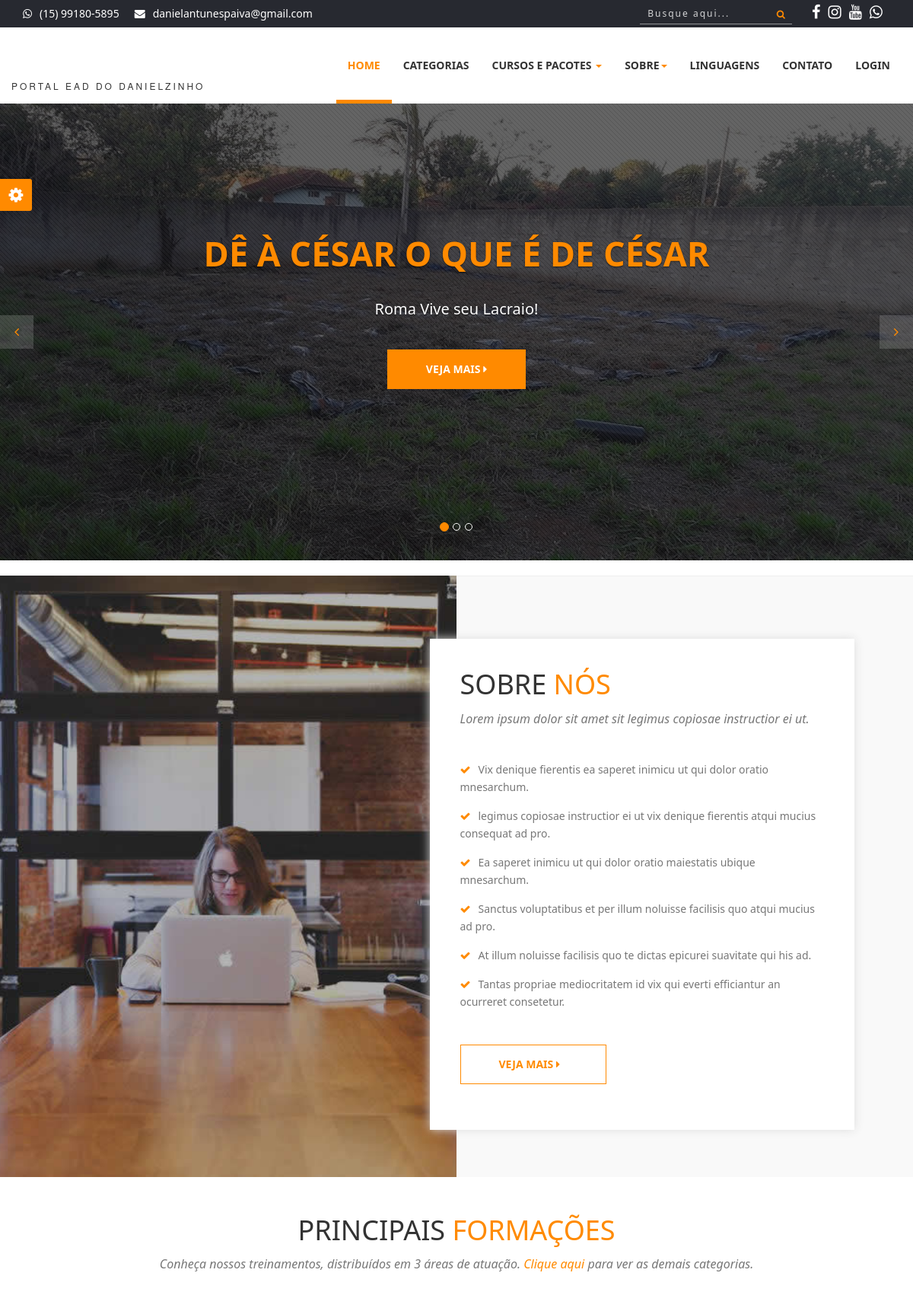
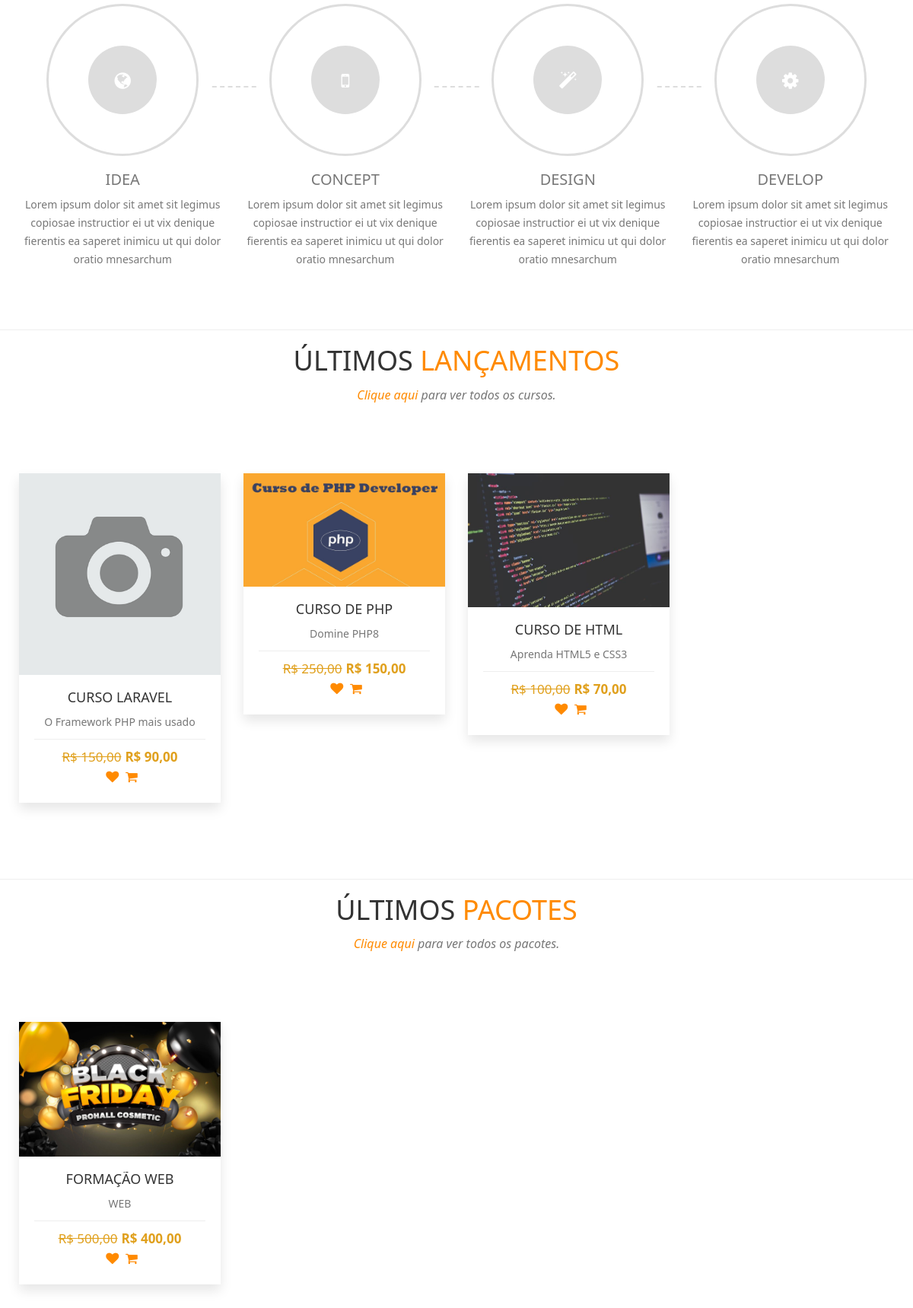
The page / (upper part) on the database its author committed (2 pictures, top to bottom).
### tables this page shows
CREATE TABLE `config` (
  `id` int(11) NOT NULL,
  `nome_sistema` varchar(50) NOT NULL,
  `email_sistema` varchar(50) NOT NULL,
  `tel_sistema` varchar(20) NOT NULL,
  `cnpj_sistema` varchar(25) DEFAULT NULL,
  `tipo_chave_pix` varchar(25) DEFAULT NULL,
  `chave_pix` varchar(100) DEFAULT NULL,
  `logo` varchar(20) NOT NULL,
  `icone` varchar(20) NOT NULL,
  `logo_rel` varchar(20) NOT NULL,
  `qrcode_pix` varchar(20) DEFAULT NULL,
  `facebook` varchar(120) DEFAULT NULL,
  `instagram` varchar(120) DEFAULT NULL,
  `youtube` varchar(120) DEFAULT NULL,
  `itens_pag` int(11) NOT NULL,
  `video_sobre` varchar(100) NOT NULL,
  `itens_relacionados` int(11) NOT NULL,
  `aulas_liberadas` int(11) NOT NULL,
  `desconto_pix` int(11) NOT NULL,
  `email_adm_mat` varchar(5) DEFAULT NULL,
  `cartoes_fidelidade` int(11) NOT NULL,
  `taxa_boleto` decimal(8,2) NOT NULL,
  `taxa_mp` decimal(8,2) NOT NULL,
  `taxa_paypal` decimal(8,2) NOT NULL,
  `valor_max_cartao` decimal(8,2) NOT NULL
);

CREATE TABLE `banner_index` (
  `id` int(11) NOT NULL,
  `foto` varchar(100) NOT NULL,
  `link` varchar(60) NOT NULL,
  `titulo` varchar(50) NOT NULL,
  `descricao` varchar(160) NOT NULL,
  `ativo` varchar(5) NOT NULL
);

CREATE TABLE `cursos` (
  `id` int(11) NOT NULL,
  `nome` varchar(50) NOT NULL,
  `desc_rapida` varchar(60) NOT NULL,
  `desc_longa` text NOT NULL,
  `valor` decimal(8,2) NOT NULL,
  `professor` int(11) NOT NULL,
  `categoria` int(11) NOT NULL,
  `imagem` varchar(100) NOT NULL,
  `status` varchar(20) NOT NULL,
  `carga` int(11) NOT NULL,
  `mensagem` varchar(255) NOT NULL,
  `arquivo` varchar(150) NOT NULL,
  `ano` int(11) NOT NULL,
  `palavras` varchar(255) NOT NULL,
  `grupo` int(11) NOT NULL,
  `nome_url` varchar(150) NOT NULL,
  `pacote` varchar(100) NOT NULL,
  `sistema` varchar(5) NOT NULL,
  `link` varchar(150) NOT NULL,
  `tecnologias` varchar(150) NOT NULL,
  `promocao` decimal(8,2) NOT NULL,
  `matriculas` int(11) NOT NULL
);

CREATE TABLE `pacotes` (
  `id` int(11) NOT NULL,
  `nome` varchar(50) NOT NULL,
  `desc_rapida` varchar(60) NOT NULL,
  `desc_longa` text NOT NULL,
  `valor` decimal(8,2) NOT NULL,
  `professor` int(11) NOT NULL,
  `imagem` varchar(100) NOT NULL,
  `grupo` int(11) NOT NULL,
  `ano` int(11) NOT NULL,
  `palavras` varchar(255) NOT NULL,
  `nome_url` varchar(150) NOT NULL,
  `video` varchar(150) NOT NULL,
  `linguagem` int(11) NOT NULL,
  `promocao` decimal(8,2) NOT NULL,
  `matriculas` int(11) NOT NULL
);

### index.php (the view, shortened to what the rows shown need)
<?php
require_once('cabecalho.php');
$query = $pdo->query("SELECT * FROM banner_index WHERE ativo = 'Sim' ORDER BY id desc");
$res = $query->fetchAll(PDO::FETCH_ASSOC);
$total_reg = @count($res);
if ($total_reg > 0) {
?>
<div id="myCarousel" class="carousel slide">
        <div class="carousel-inner">
            <?php
            for ($i = 0; $i < $total_reg; $i++) {
                $titulo = $res[$i]['titulo'];
                $link = $res[$i]['link'];
                $descricao = $res[$i]['descricao'];
                $foto = $res[$i]['foto'];
                $classe_ativo = '';
                if ($i == 0) {
                    $classe_ativo = 'active';
                }
            ?>
                <div class="item <?php echo $classe_ativo ?>">
                    <div class="fill" style="background-image:url('sistema/painel-admin/img/banners/<?php echo $foto ?>');"></div>
                    <div class="carousel-caption slide-up">
                        <h1 class="banner_heading"><span><?php echo $titulo ?></span></h1>
                        <p class="banner_txt"><?php echo $descricao ?></p>
                        <div class="slider_btn">
                            <a href="<?php echo $link ?>" type="button" class="btn btn-default slide">Veja Mais <i class="fa fa-caret-right"></i></a>
                        </div>
                    </div>
                </div>
            <?php
            }
            ?>
        </div>
    </div>
<?php
}
?>
<section id="about">
    <div class="container-fluid">
        <div class="col-md-7 col-md-offset-5 col-sm-8 col-sm-offset-2 col-xs-12 text-inner ">
            <div class="text-block">
                <div class="section-heading">
                    <h1>SOBRE <span>NÓS</span></h1>
                </div>
            </div>
        </div>
    </div>
</section>
<section id="process">
    <div class="container">
        <div class="section-heading text-center">
            <div class="col-md-12 col-xs-12">
                <h1>Principais <span>Formações</span></h1>
            </div>
        </div>
    </div>
</section>
<?php
$query = $pdo->query("SELECT * FROM cursos WHERE status = 'Aprovado' AND sistema = 'Não' ORDER BY id desc limit 7");
$res = $query->fetchAll(PDO::FETCH_ASSOC);
$total_reg = @count($res);
if ($total_reg > 0) {
?>
<div class="section-heading text-center">
            <div class="col-md-12 col-xs-12">
                <h1>Últimos <span>Lançamentos</span></h1>
            </div>
        </div>
    <section id="portfolio">
        <div class="row" style="margin-left:10px; margin-right:10px; margin-top:-10px;">
            <?php
            for ($i = 0; $i < $total_reg; $i++) {
                $nome = $res[$i]['nome'];
                $desc_rapida = $res[$i]['desc_rapida'];
                $valor = $res[$i]['valor'];
                $promocao = $res[$i]['promocao'];
                $foto = $res[$i]['imagem'];
                $url = $res[$i]['nome_url'];
                $valorF = number_format($valor, 2, ',', '.',);
                $promocaoF = number_format($promocao, 2, ',', '.',);
            ?>
                <div class="col-xs-12 col-sm-6 col-md-3 col-lg-3 portfolio-item">
                    <div class="portfolio-one">
                        <div class="portfolio-head">
                            <div class="portfolio-img"><img alt="" src="sistema/painel-admin/img/cursos/<?php echo $foto ?>"></div>
                        </div>
                        <div class="portfolio-content" align="center">
                            <a href="curso-de-<?php echo $url ?>" title="Detalhes do Curso">
                                <h5 class="title"><?php echo $nome ?></h5>
                                <p style="margin-top:0px;"><?php echo $desc_rapida ?></p>
                            </a>
                            <div class="product-bottom-details">
                                <?php
                                if ($promocao > 0) {
                                ?>
                                    <div class="product-price"><small>R$ <?php echo $valorF ?></small>R$ <?php echo $promocaoF ?></div>
                                <?php } else { ?>
                                    <div class="product-price">R$ <?php echo $valorF ?></div>
                                <?php } ?>
                                <div class="product-links">
                                    <a href=""><i class="fa fa-heart"></i></a>
                                    <a href=""><i class="fa fa-shopping-cart"></i></a>
                                </div>
                            </div>
                        </div>
                    </div>
                </div>
            <?php
            }
            ?>
        </div>
    </section>
<?php
}
?>
<?php
$query = $pdo->query("SELECT * FROM pacotes ORDER BY id desc limit 4");
$res = $query->fetchAll(PDO::FETCH_ASSOC);
$total_reg = @count($res);
if ($total_reg > 0) {
?>
<div class="section-heading text-center">
            <div class="col-md-12 col-xs-12">
                <h1>Últimos <span>Pacotes</span></h1>
            </div>
        </div>
    <section id="portfolio">
        <div class="row" style="margin-left:10px; margin-right:10px; margin-top:-10px;">
            <?php
            for ($i = 0; $i < $total_reg; $i++) {
                $nome = $res[$i]['nome'];
                $desc_rapida = $res[$i]['desc_rapida'];
                $valor = $res[$i]['valor'];
                $promocao = $res[$i]['promocao'];
                $foto = $res[$i]['imagem'];
                $url = $res[$i]['nome_url'];
                $valorF = number_format($valor, 2, ',', '.',);
                $promocaoF = number_format($promocao, 2, ',', '.',);
            ?>
                <div class="col-xs-12 col-sm-6 col-md-3 col-lg-3 portfolio-item">
                    <div class="portfolio-one">
                        <div class="portfolio-head">
                            <div class="portfolio-img"><img alt="" src="sistema/painel-admin/img/pacotes/<?php echo $foto ?>"></div>
                        </div>
                        <div class="portfolio-content" align="center">
                            <a href="cursos-do-<?php echo $url ?>" title="Detalhes do Pacote">
                                <h5 class="title"><?php echo $nome ?></h5>
                                <p style="margin-top:0px;"><?php echo $desc_rapida ?></p>
                            </a>
                            <div class="product-bottom-details">
                                <?php
                                if ($promocao > 0) {
                                ?>
                                    <div class="product-price"><small>R$ <?php echo $valorF ?></small>R$ <?php echo $promocaoF ?></div>
                                <?php } else { ?>
                                    <div class="product-price">R$ <?php echo $valorF ?></div>
                                <?php } ?>
                                <div class="product-links">
                                    <a href=""><i class="fa fa-heart"></i></a>
                                    <a href=""><i class="fa fa-shopping-cart"></i></a>
                                </div>
                            </div>
                        </div>
                    </div>
                </div>
            <?php
            }
            ?>
        </div>
    </section>
<?php
}
?>
<?php
require_once('rodape.php');
?>

### cabecalho.php (shortened to what the rows shown need)
<?php
require_once('sistema/conexao.php');
?>
<!DOCTYPE html>
<html>
<head>
    <link rel="stylesheet" href="https://cdnjs.cloudflare.com/ajax/libs/font-awesome/4.5.0/css/font-awesome.min.css">
    <link rel="stylesheet" href="scss/main.css">
    <link rel="stylesheet" href="scss/skin.css">
    <link rel="stylesheet" href="scss/card.css">
    <link rel="stylesheet" href="scss/curso.css">
</head>
<body id="wrapper">
    <section id="top-header">
        <div class="container">
            <div class="row">
                <div class="col-md-7 col-sm-7 col-xs-7 top-header-links">
                    <ul class="contact_links">
                        <li><i class="fa fa-envelope"></i><a href="#"><?php echo $email_sistema ?></a></li>
                    </ul>
                </div>
            </div>
        </div>
    </section>
    <header>
        <nav class="navbar navbar-inverse" style="z-index: 1000">
            <div class="container">
                <div class="row">
                    <div class="navbar-header">
                        <a class="navbar-brand" href="./">
                            <h1> <img src="sistema/img/logo.png" alt="" width="60px">
                            </h1><span><?php echo $nome_sistema ?></span>
                        </a>
                    </div>
                </div>
            </div>
        </nav>
    </header>
    <div id="area-conteudo">

### rows shown on the page
config: email_sistema "danielantunespaiva@gmail.com", nome_sistema "PORTAL EAD DO DANIELZINHO"
banner_index: foto (picture), titulo "DÊ À CÉSAR O QUE É DE CÉSAR", descricao "Roma Vive seu Lacraio!"
cursos: imagem (picture), nome "CURSO LARAVEL", desc_rapida "O Framework PHP mais usado", valor "150,00", promocao "90,00"
cursos: imagem (picture), nome "CURSO DE PHP", desc_rapida "Domine PHP8", valor "250,00", promocao "150,00"
cursos: imagem (picture), nome "CURSO DE HTML", desc_rapida "Aprenda HTML5 e CSS3", valor "100,00", promocao "70,00"
pacotes: imagem (picture), nome "FORMAÇÃO WEB", desc_rapida "WEB", valor "500,00", promocao "400,00"

### other values the page prints
$tel_sistema "(15) 99180-5895"
$login "LOGIN"
$total_reg "3"
